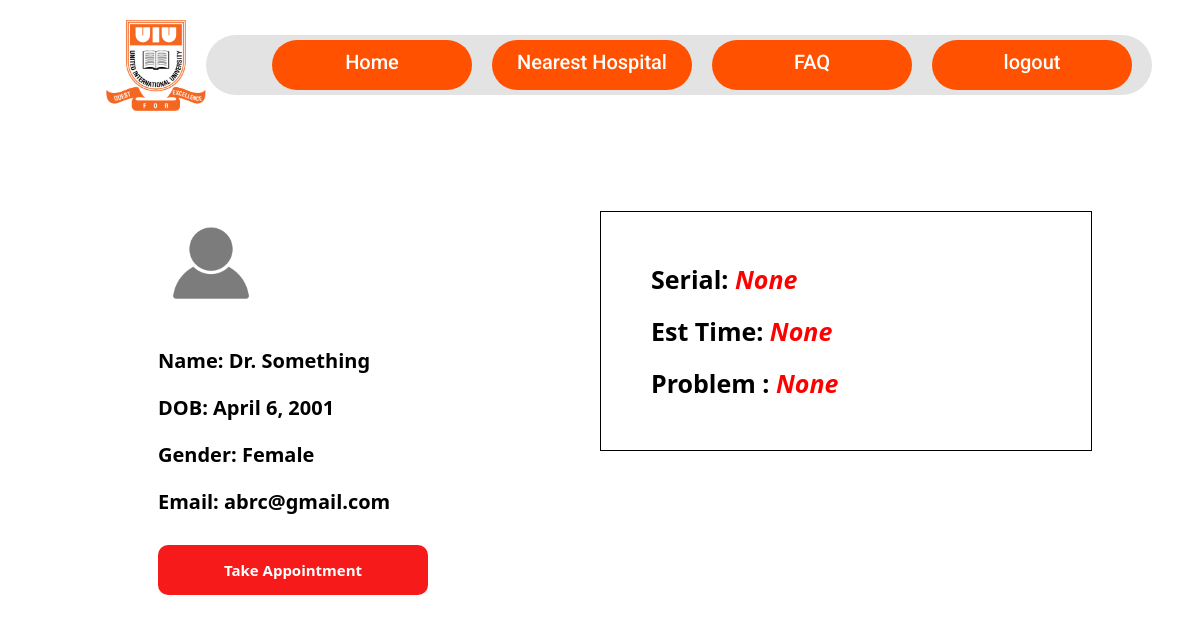
/patient/ (signed in), run on the app's committed database.
### Users/models.py (models this page shows, shortened)
class Person(models.Model):
    class UserType(models.TextChoices):
        PATIENT = 'Patient', 'Patient'
        DOCTOR = 'Doctor', 'Doctor'
    class Dpartments(models.TextChoices):
        CSE = 'CSE', 'Computer Science & Engineering'
        EEE = 'EEE', 'Electrial & Electronics Engineering'
        CE = 'CE', 'Civil  Engineering'
        DS = 'DS', 'Data Science and Analytics'
        AD = 'AD', 'Admin'
    class Gender(models.TextChoices):
        MALE = 'Male', 'Male'
        FEMALE = 'Female', 'Female'
    username = models.CharField(max_length=100, unique=True, primary_key=True)
    password = models.CharField(max_length=50)
    first_name = models.CharField(max_length=30)
    last_name = models.CharField(max_length=30)
    email = models.EmailField(unique=True,null=True)
    userprofileimage = models.ImageField(upload_to="profile")
    dob = models.DateField(null=True, blank=True)
    department = models.CharField(max_length=4, choices=Dpartments.choices)
    usertype  = models.CharField(max_length=7, choices=UserType.choices)
    gender = models.CharField(max_length=7, choices=Gender.choices)

### patient/views.py (the view)
# urls.py: path('', patient_home, name='patient-home'),
def patient_home(request):
    if not request.session.get('username'):
        return redirect('index')
    appointments = Appointment.objects.filter(status=True).order_by('appointment_date')
    c = 0
    appointment = None
    rank = None
    for a in appointments:
        c = c + 1
        if a.patient.username == request.session.get('username'):
            appointment = a
            rank =  c
            break
    person = Person.objects.get(username=request.session.get('username'))
    return render(request, 'patient-home.html', context={"person":person, "rank": rank, "appointment": appointment})

### patient/templates/patient-home.html (shortened to what this page needs)
{% extends "base.html" %}
{% block css %}
    {% load static %}
    {% load django_template_maths %}
    <link rel="stylesheet" href="{% static 'patient.css' %}">
{% endblock %}
{% block content %}
    <div class="body-content">
        <div class="left-side">
            <img src="/media/{{person.userprofileimage}}" alt="">
            <p>Name: {{ person.first_name}} {{person.last_name }}</p>
            <p>DOB: {{ person.dob }}</p>
            <p>Gender: {{ person.gender }}</p>
            <p>Email: {{ person.email }}</p>
            {% if not appointment.status %}
                <a href="{% url 'take-appoinment' %}">Take Appointment</a>
            {% endif %}
        </div>
        <div class="right-side">
            <div class="appointment-status">
                <label for="active">Serial: <span>{{rank}}</span></label><br>
                <label for="">Est Time:
                    <span>
                        {% if rank is not None %}
                            {{ rank|mul:15|sub:15 }} min
                        {% else %}
                            {{ rank }}
                        {% endif %}
                    </span>
                </label><br>
                <label for="">
                    Problem :
                    <span>
                        {% if appointment is not None %}
                            {{ appointment.problem }}
                        {% else %}
                            None
                        {% endif %}
                    </span>
                </label>
            </div>
        </div>
    </div>
{% endblock %}

### patient/static/patient.css (style rules this page uses)
.body-content { display: flex; flex-direction: row; margin-left: 150px; margin-right: 100px; margin-top: 100px; }
.left-side { flex: 1; display: flex; flex-direction: column; }
.right-side { flex: 1; display: flex; flex-direction: column }
.left-side img { border-radius: 100px; width: 24%; margin-bottom: 30px; }
.left-side p { margin-top: 0; margin-left: 0; font-size: 20px; font-family: system-ui, -apple-system, BlinkMacSystemFont, 'Segoe UI', Roboto, Oxygen, Ubuntu, Cantarell, 'Open Sans', 'Helvetica Neue', sans-serif; font-weight: 700; }
.left-side a { margin-top: 10px; padding: 15px 15px 15px 15px; text-decoration: none; color: #ffffff; width: 240px; text-align: center; background-color: rgb(246, 26, 26); border-radius: 10px; font-size: 15px; font-family: system-ui, -apple-system, BlinkMacSystemFont, 'Segoe UI', Roboto, Oxygen, Ubuntu, Cantarell, 'Open Sans', 'Helvetica Neue', sans-serif; font-weight: 700; }
.appointment-status { display: flex; flex-direction: column; width: 390px; border: 1px solid black; padding: 50px 50px 50px 50px; }
.appointment-status label { font-size: 25px; font-weight: 700; font-family: system-ui, -apple-system, BlinkMacSystemFont, 'Segoe UI', Roboto, Oxygen, Ubuntu, Cantarell, 'Open Sans', 'Helvetica Neue', sans-serif; }
.appointment-status label span { color: #ff0000; font-style: italic; font-family: system-ui, -apple-system, BlinkMacSystemFont, 'Segoe UI', Roboto, Oxygen, Ubuntu, Cantarell, 'Open Sans', 'Helvetica Neue', sans-serif; }

### data on the page
Person: userprofileimage (placeholder picture), first_name "Dr.", last_name "Something", dob "April 6, 2001", gender "Female", email "abrc@gmail.com"

### other printed values
{{ rank }} "None"
